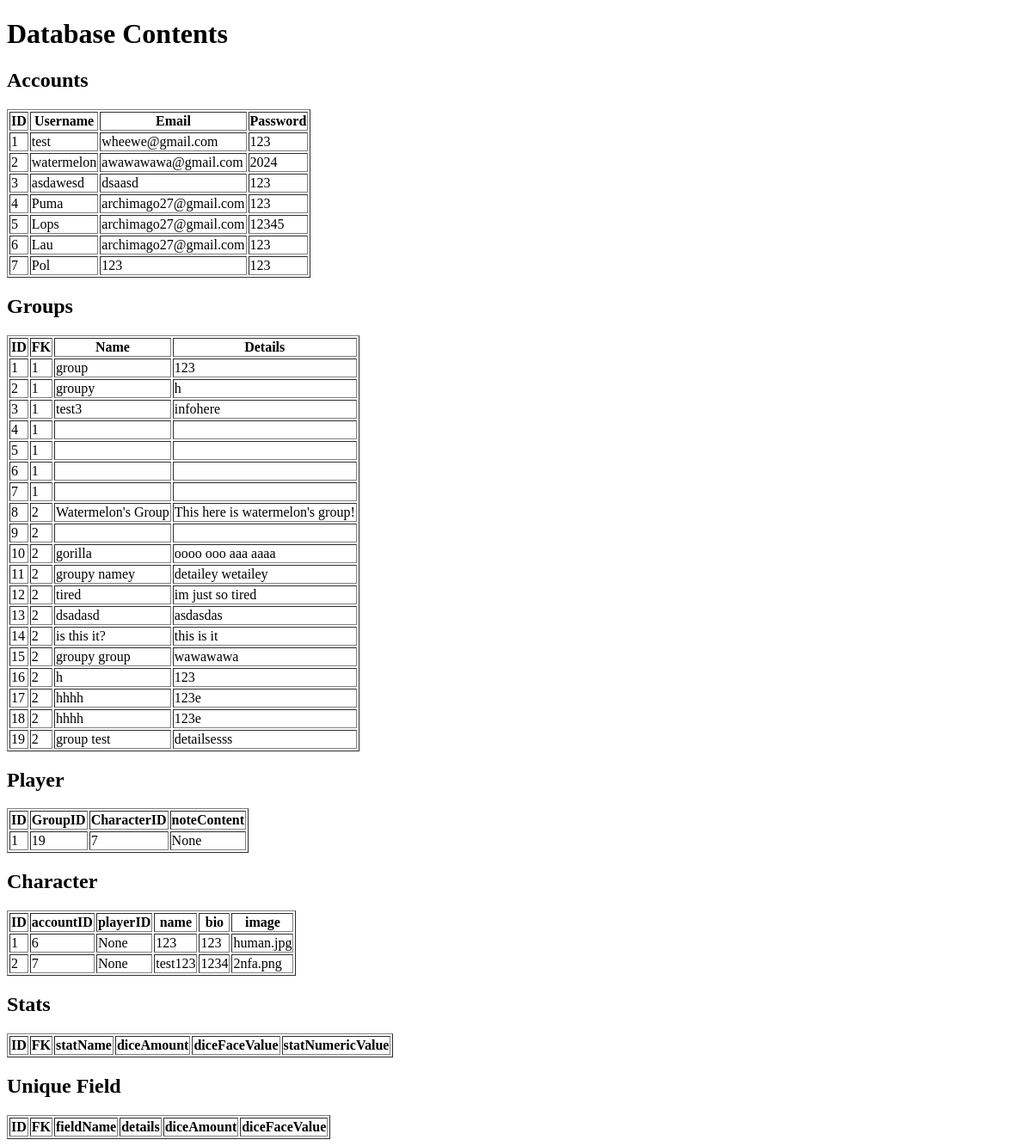
The page /database on the database as committed earlier.
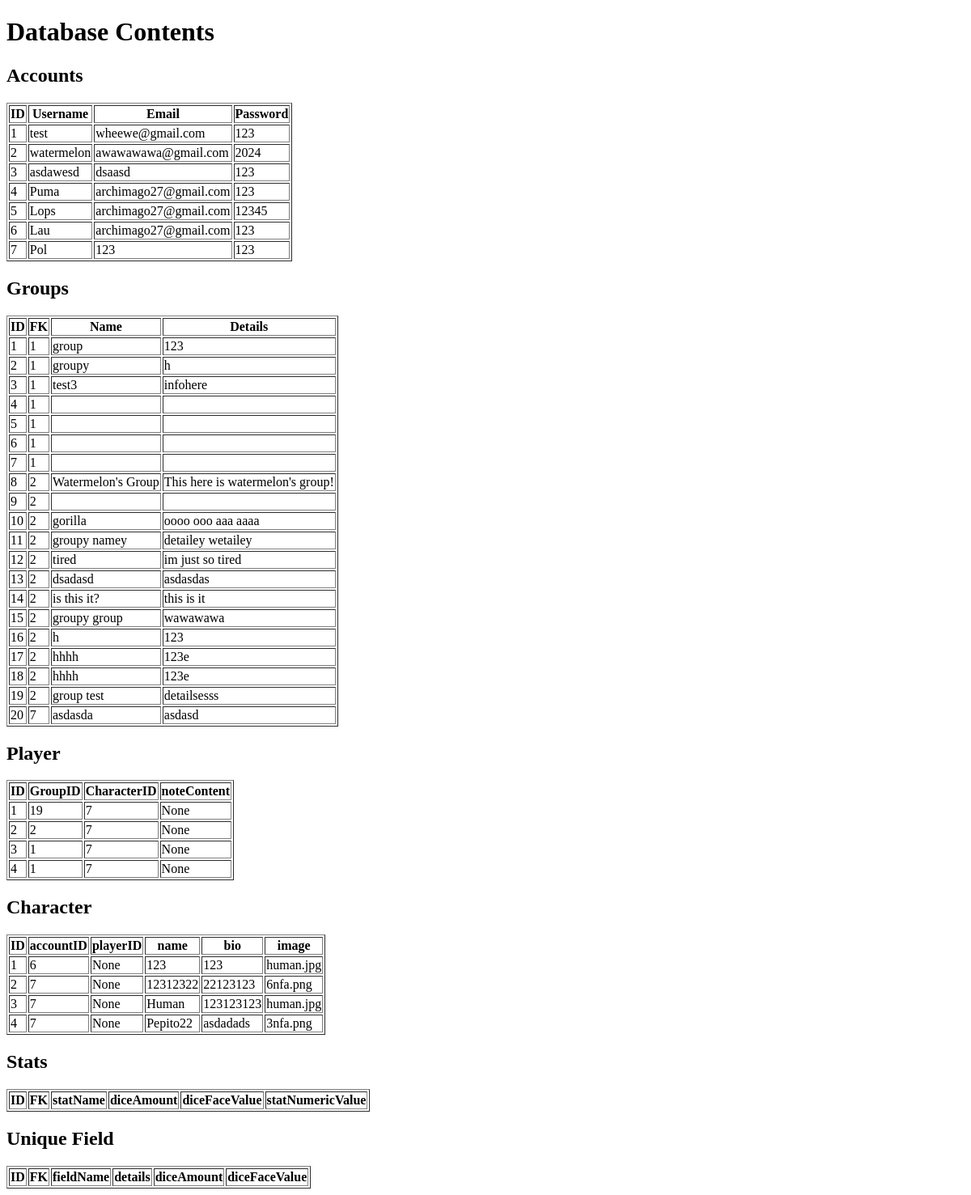
The same page on the database as committed later.
### app.py (models this page shows)
class Account(UserMixin, db.Model):
    id = db.Column(db.Integer, primary_key=True)
    username = db.Column(db.String(80), unique=True, nullable=False)
    email = db.Column(db.String(80), nullable=False)
    password = db.Column(db.String(80), nullable=False)
    groups = db.relationship('Group', backref='account', lazy=True)
    characters = db.relationship('Character', backref='account', lazy=True)

class Group(db.Model):
    id = db.Column(db.Integer, primary_key=True)
    accountID = db.Column(db.Integer, db.ForeignKey('account.id'), nullable=False)
    groupName = db.Column(db.String(80), unique=True, nullable=False)
    groupDetails = db.Column(db.String(500), nullable=True) # noteContent
    playerList = db.Column(db.String(500), nullable=True)
    players = db.relationship("Player", backref='group', lazy=True)

class Player(db.Model):
    id = db.Column(db.Integer, primary_key=True)
    characterID = db.Column(db.Integer, db.ForeignKey('character.id'), nullable=False)
    groupID = db.Column(db.Integer, db.ForeignKey('group.id'), nullable=False)
    characterID = db.Column(db.Integer, db.ForeignKey('account.id'), nullable=False)
    noteContent = db.Column(db.String(500), nullable=True)

class Character(db.Model):
    id = db.Column(db.Integer, primary_key=True)
    accountID = db.Column(db.Integer, db.ForeignKey('account.id'), nullable=False)
    playerID = db.Column(db.Integer, db.ForeignKey('player.id'), nullable=True)
    name = db.Column(db.String(80), nullable=False)
    bio = db.Column(db.String(500), nullable=True)
    image = db.Column(db.String(80), nullable=True) #file for saved img path probably
    uniqueFields = db.relationship("UniqueField", backref='character', lazy=True)
    stats = db.relationship("Stats", backref='character', lazy=True)

### app.py (the view)
@app.route('/database')
def database():
    accounts = Account.query.all()
    groups = Group.query.all()
    players = Player.query.all()
    characters = Character.query.all()
    statistics = Stats.query.all()
    uniqueFields = UniqueField.query.all()
    return render_template('database.html', accounts=accounts, groups=groups, players=players, characters=characters, statistics=statistics, uniqueFields=uniqueFields)

### templates/database.html (shortened to what this page needs)
<!DOCTYPE html>
<html lang="en">
<head>
</head>
<body>
    <h1>Database Contents</h1>
    <h2>Accounts</h2>
    <table border="1">
        <thead>
            <tr>
                <th>ID</th>
                <th>Username</th>
                <th>Email</th>
                <th>Password</th>
            </tr>
        </thead>
        <tbody>
            {% for account in accounts %}
            <tr>
                <td>{{ account.id }}</td>
                <td>{{ account.username }}</td>
                <td>{{ account.email }}</td>
                <td>{{ account.password }}</td>
            </tr>
            {% endfor %}
        </tbody>
    </table>
    <h2>Groups</h2>
    <table border="1">
        <thead>
            <tr>
                <th>ID</th>
                <th>FK</th>
                <th>Name</th>
                <th>Details</th>
            </tr>
        </thead>
        <tbody>
            {% for group in groups %}
            <tr>
                <td>{{ group.id }}</td>
                <td>{{ group.accountID }} </td>
                <td>{{ group.groupName }}</td>
                <td>{{ group.groupDetails }}</td>
            </tr>
            {% endfor %}
        </tbody>
    </table>
    <h2>Player</h2>
    <table border="1">
        <thead>
            <tr>
                <th>ID</th>
                <th>GroupID</th>
                <th>CharacterID</th>
                <th>noteContent</th>
            </tr>
        </thead>
        <tbody>
            {% for player in players %}
            <tr>
                <td>{{ player.id }}</td>
                <td>{{ player.groupID }}</td>
                <td>{{ player.characterID}}</td>
                <td>{{ player.noteContent }}</td>
            </tr>
            {% endfor %}
        </tbody>
    </table>
    <h2>Character</h2>
    <table border="1">
        <thead>
            <tr>
                <th>ID</th>
                <th>accountID</th>
                <th>playerID</th>
                <th>name</th>
                <th>bio</th>
                <th>image</th>
            </tr>
        </thead>
        <tbody>
            {% for character in characters %}
            <tr>
                <td>{{ character.id }}</td>
                <td>{{ character.accountID }}</td>
                <td>{{ character.playerID }}</td>
                <td>{{ character.name }}</td>
                <td>{{ character.bio }}</td>
                <td>{{ character.image }}</td>
            </tr>
            {% endfor %}
        </tbody>
    </table>
    <h2>Stats</h2>
    <table border="1">
        <thead>
            <tr>
                <th>ID</th>
                <th>FK</th>
                <th>statName</th>
                <th>diceAmount</th>
                <th>diceFaceValue</th>
                <th>statNumericValue</th>
            </tr>
        </thead>
    </table>
    <h2>Unique Field</h2>
    <table border="1">
        <thead>
            <tr>
                <th>ID</th>
                <th>FK</th>
                <th>fieldName</th>
                <th>details</th>
                <th>diceAmount</th>
                <th>diceFaceValue</th>
            </tr>
        </thead>
    </table>
</body>
</html>

Rows that differ between the two databases and show on the page:
added Group: id "20", accountID "7", groupName "asdasda", groupDetails "asdasd"
added Player: id "2", groupID "2", characterID "7", noteContent "None"
added Player: id "3", groupID "1", characterID "7", noteContent "None"
added Player: id "4", groupID "1", characterID "7", noteContent "None"
changed Character id 2: name "test123" → "12312322"; bio "1234" → "22123123"; image "2nfa.png" → "6nfa.png"
added Character: id "3", accountID "7", playerID "None", name "Human", bio "123123123", image "human.jpg"
added Character: id "4", accountID "7", playerID "None", name "Pepito22", bio "asdadads", image "3nfa.png"
